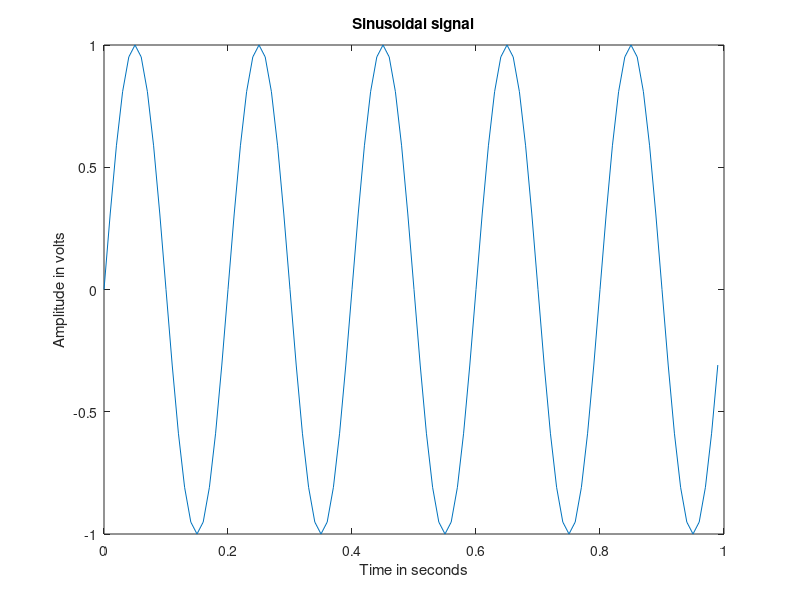

MATLAB code for this plot: (Note: this script raises an error after producing the figure.)
clc;clear all;close all;
%%%%%%%%%%%%%%%%%%%%%%%%%%
fs=100;
t=(0:1/fs:1-(1/fs));
a=1.5;%0.5;
L=1000;
%%%%%%%%%%%%%%%%%%%%%%%
% tfutr = 60e-3;
% w = 20e-3;
% x1=rectpuls(t-tfutr,w/2);
%%%%%%%%%%%%%%%%%%%%%%
% x1=square(t);
%%%%%%%%%%%%%%%%%%%%%
% x1= oscillator('Sawtooth',2,10); %2 second sawtooth at 440 Hz.
x1 = sin(2*pi*5*t);%+sin(2*pi*6*t)+sin(2*pi*8*t);
x=x1;%
% x=fftshift(x1);

fig=figure,plot(t,x');
xlabel('Time in seconds')
ylabel('Amplitude in volts')
title('Sinusoidal signal')
fig.Color=[1,1,1]
fig.Position=[1 1 1366 691]
% %%%%%%
% fig=figure;imshow(resIm,[]), title('original and ifrft on one plot')
% fig.Color=[1,1,1];
% fig.Position= [1 1 1366 691];
%%%%%

Faf = frft(x,a);
Fafs=abs(fftshift(Faf));
Mk=Fafs(1:length(Faf)/2);
fig=figure,subplot(1,2,2),plot(Mk);grid on,
xlabel('Frequency in Hz')
ylabel('Magnitude')
title('Transform using FrFT with alpha  = 2*pi')
fig.Color=[1,1,1]
fig.Position=[1 1 1366 691]
n = 2^nextpow2(L);
Y = fft(x,n);
P2 = (abs(Y)/n);
P1 = P2(:,1:n/2+1);
P1(:,2:end-1) = 2*P1(:,2:end-1);  
f = (1:length(Y))*100/length(Y);
subplot(1,2,1);plot(0:(fs/n):(fs/2-f/n),P1(1,1:n/2)),hold on
xlabel('Frequency in Hz')
ylabel('Magnitude')
title('Transform using FFT ')

% % % % % % 
%  pp=[];
% fig=figure,
% xlabel('time period')
% ylabel('Amplitude in volts')
% title('obtained Sinusoidal signal using iFrFT')
% fig.Color=[1,1,1]
% fig.Position=[1 1 1366 691]
%  for k=1.01:0.005:1.03
    Faf1= (frft(Faf,-3*a/0.5));
    kk=ifft(Y);
    pk=real(Faf1);
%     plot((x1'),'b');hold on
%     plot(kk(1:length(t)),'k'),hold on
    figure,plot(pk,'r');
    %%%%%%%%%%%%%
%     cc=corrcoef(x1',pk);
      xlabel('time period')
 ylabel('Amplitude in volts')
 %title(['correlation=',num2str(cc(1,2))])

title('obtained Sinusoidal signal using iFrFT with alpha = -9pi ')
    %legend('inverse FFT','inverse FrFT - scaled')
%     legend('original','inverse FFT','inverse FrFT - scaled')
% %     pause(2)
%     hold off
 
  pp=[pp,cc(1,2)];
%  end
fig=figure,plot(t,pp)
title('correlation for input and obtained sinusoid')
fig.Color=[1,1,1]
fig.Position=[1 1 1366 691]

% % % % % % 


% pp=[];
% fig=figure,
% xlabel('time period')
% ylabel('Amplitude in volts')
% title('obtained Sinusoidal signal using iFrFT')
% fig.Color=[1,1,1]
% fig.Position=[1 1 1366 691]
% for k=1.01:0.005:1.30
%     Faf1= (frft(Faf,-k*a/1.00));
%     kk=ifft(Y);
%     pk=real(Faf1);
% %     plot((x1'),'b');hold on
%     plot(kk(1:length(t)),'k'),hold on
%     plot(pk,'r');
%     %%%%%%%%%%%%%
%     cc=corrcoef(x1',pk);
%     title(['correlation=',num2str(cc(1,2))])
%     
%     legend('inverse FFT','inverse FrFT - scaled')
% %     legend('original','inverse FFT','inverse FrFT - scaled')
%     pause(0.5)
%     hold off
%     pp=[pp,cc(1,2)];
% end
% fig=figure,plot(pp)
% title('correlation for input and obtained sinusoid')
% fig.Color=[1,1,1]
% fig.Position=[1 1 1366 691]

% % % % % % 
% pp=[];
% fig=figure,
% xlabel('time in seconds')
% ylabel('Amplitude in volts')
% title('obtained Sinusoidal signal using iFrFT')
% fig.Color=[1,1,1]
% fig.Position=[1 1 1366 691]
% %  k=1.01:0.005:1.30
%     Faf1= (frft(Faf,-1.01*a/1.00));
%     kk=ifft(Y);
%     pk=real(Faf1);
% %     plot((x1'),'b');hold on
%     plot(kk(1:length(t)),'k'),hold on
%     plot(pk,'r');
%     %%%%%%%%%%%%%
%     cc=corrcoef(x1',pk);
% %     title(['correlation=',num2str(cc(1,2))])
%     
%     legend('inverse FFT','inverse FrFT - scaled')
% %     legend('original','inverse FFT','inverse FrFT - scaled')
% %     pause(2)
%     hold off
%     pp=[pp,cc(1,2)];
% 
% fig=figure,plot(pp)
% title('correlation for input and obtained sinusoid')
% fig.Color=[1,1,1]
% fig.Position=[1 1 1366 691]
% % % % % % % % % 

% pp1=[];
% fig=figure,
% xlabel('Frequency in Hz')
% ylabel('Magnitude')
% title('obtained Transform using FFT and FrFT')
% fig.Color=[1,1,1]
% fig.Position=[1 1 1366 691]
% for k=1.01:0.005:1.30
% 
%     pk1= frft(pk,k*a);
%     pks=abs(fftshift(pk1));
% %     figure
%     plot(Mk)
%     hold on;
%     Mk1=pks(1:length(pk1)/2)
%     plot(Mk1);
%     cc1 = corrcoef(Mk,Mk1);
%     title(['correlation1=',num2str(cc1(1,2))])
%     legend('Frft of original ','Frft of retrieved ')
%     pause(0.5);
%     hold off;
%     pp1=[pp1,cc1(1,2)];
% end
% fig=figure, plot(pp1)
% title('correlation for transform and obtained transform')
% fig.Color=[1,1,1]
% fig.Position=[1 1 1366 691]
% 
% 
% 
% % figure,plot(real(Faf1))
% % figure,plot(imag(Faf1))
